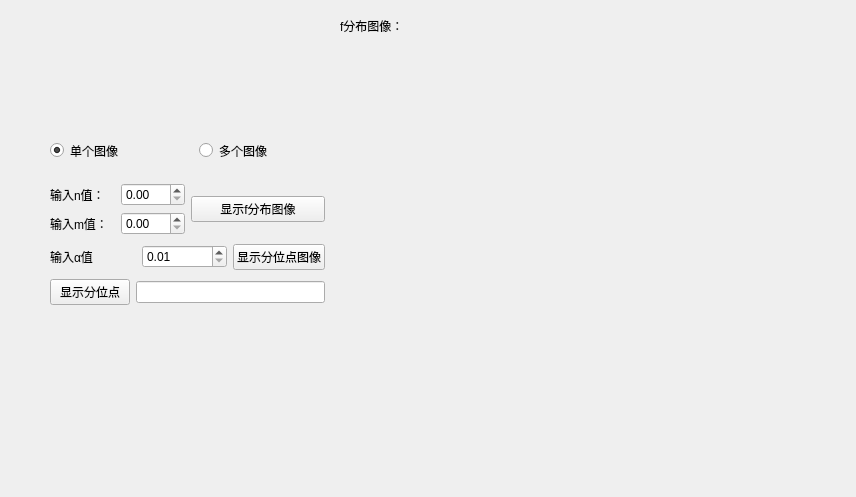
<?xml version="1.0" encoding="UTF-8"?>
<ui version="4.0">
 <class>Sd_f_Form</class>
 <widget class="QWidget" name="Sd_f_Form">
  <property name="geometry">
   <rect>
    <x>0</x>
    <y>0</y>
    <width>856</width>
    <height>497</height>
   </rect>
  </property>
  <property name="windowTitle">
   <string>f分布</string>
  </property>
  <widget class="QLabel" name="label_4">
   <property name="geometry">
    <rect>
     <x>340</x>
     <y>10</y>
     <width>131</width>
     <height>31</height>
    </rect>
   </property>
   <property name="text">
    <string>f分布图像：</string>
   </property>
  </widget>
  <widget class="Plot" name="widget" native="true">
   <property name="geometry">
    <rect>
     <x>340</x>
     <y>50</y>
     <width>481</width>
     <height>411</height>
    </rect>
   </property>
  </widget>
  <widget class="QWidget" name="layoutWidget">
   <property name="geometry">
    <rect>
     <x>50</x>
     <y>180</y>
     <width>275</width>
     <height>129</height>
    </rect>
   </property>
   <layout class="QGridLayout" name="gridLayout_3">
    <item row="0" column="0">
     <layout class="QGridLayout" name="gridLayout_2">
      <item row="0" column="0">
       <layout class="QGridLayout" name="gridLayout">
        <item row="0" column="1">
         <widget class="QDoubleSpinBox" name="doubleSpinBox_f_n"/>
        </item>
        <item row="1" column="0">
         <widget class="QLabel" name="label">
          <property name="text">
           <string>输入m值：</string>
          </property>
         </widget>
        </item>
        <item row="1" column="1">
         <widget class="QDoubleSpinBox" name="doubleSpinBox_f_m"/>
        </item>
        <item row="0" column="0">
         <widget class="QLabel" name="label_2">
          <property name="text">
           <string>输入n值：</string>
          </property>
         </widget>
        </item>
       </layout>
      </item>
      <item row="0" column="1">
       <widget class="QPushButton" name="pushButton">
        <property name="text">
         <string>显示f分布图像</string>
        </property>
       </widget>
      </item>
     </layout>
    </item>
    <item row="1" column="0">
     <layout class="QHBoxLayout" name="horizontalLayout">
      <item>
       <widget class="QLabel" name="label_3">
        <property name="text">
         <string>输入α值</string>
        </property>
       </widget>
      </item>
      <item>
       <widget class="QDoubleSpinBox" name="doubleSpinBox_f_arfa">
        <property name="minimum">
         <double>0.010000000000000</double>
        </property>
        <property name="maximum">
         <double>0.990000000000000</double>
        </property>
        <property name="singleStep">
         <double>0.010000000000000</double>
        </property>
       </widget>
      </item>
      <item>
       <widget class="QPushButton" name="pushButton_f_quantile_plot">
        <property name="text">
         <string>显示分位点图像</string>
        </property>
       </widget>
      </item>
     </layout>
    </item>
    <item row="2" column="0">
     <layout class="QHBoxLayout" name="horizontalLayout_2">
      <item>
       <widget class="QPushButton" name="pushButton_f_quantile">
        <property name="text">
         <string>显示分位点</string>
        </property>
       </widget>
      </item>
      <item>
       <widget class="QLineEdit" name="lineEdit_f_quantile">
        <property name="readOnly">
         <bool>true</bool>
        </property>
       </widget>
      </item>
     </layout>
    </item>
   </layout>
  </widget>
  <widget class="QWidget" name="layoutWidget_2">
   <property name="geometry">
    <rect>
     <x>50</x>
     <y>140</y>
     <width>291</width>
     <height>21</height>
    </rect>
   </property>
   <layout class="QHBoxLayout" name="horizontalLayout_3">
    <item>
     <widget class="QRadioButton" name="radioButton_one">
      <property name="text">
       <string>单个图像</string>
      </property>
      <property name="checked">
       <bool>true</bool>
      </property>
     </widget>
    </item>
    <item>
     <widget class="QRadioButton" name="radioButton_few">
      <property name="text">
       <string>多个图像</string>
      </property>
     </widget>
    </item>
   </layout>
  </widget>
 </widget>
 <customwidgets>
  <customwidget>
   <class>Plot</class>
   <extends>QWidget</extends>
   <header>Plot.h</header>
   <container>1</container>
  </customwidget>
 </customwidgets>
 <resources/>
 <connections/>
</ui>
